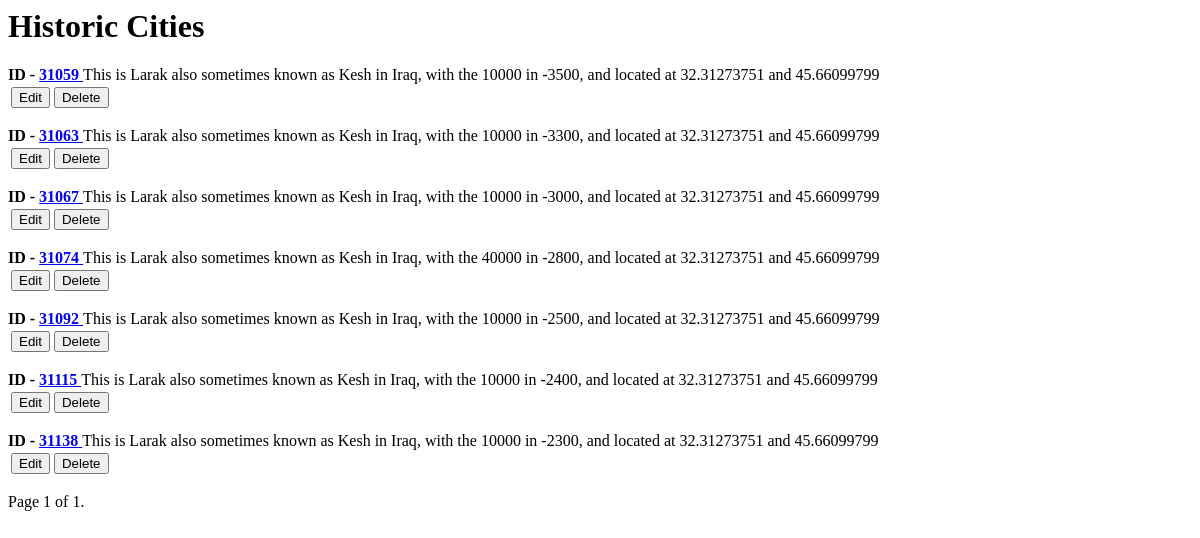
Page /cities/Larak on the earlier database version.
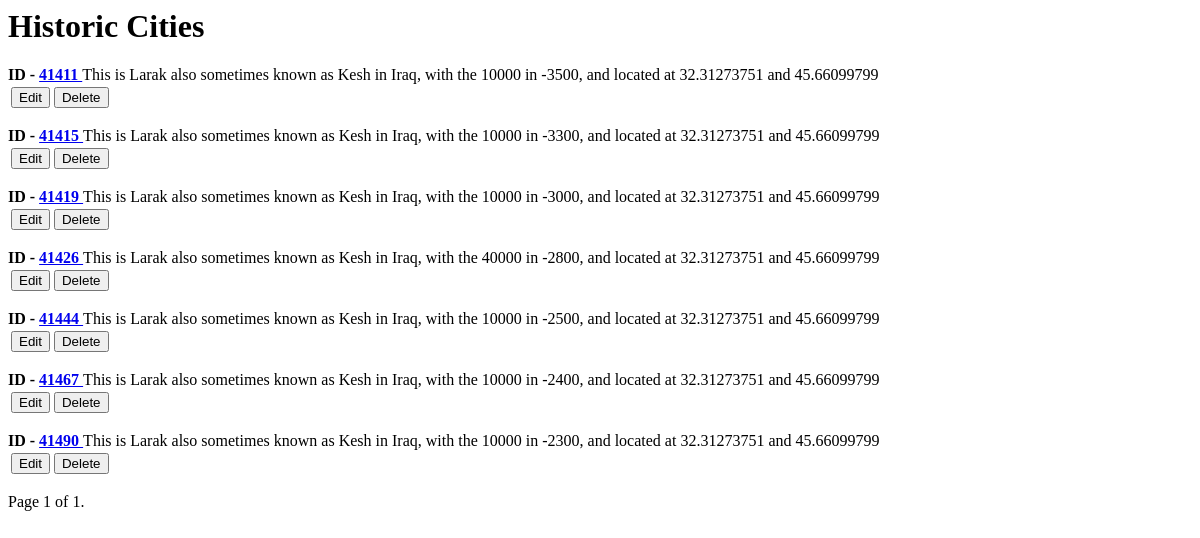
Same page on the later database version.
### cities/models.py (models this page shows, shortened)
class City(models.Model):
    id = models.BigAutoField(primary_key=True)
    city = models.TextField()
    otherName = models.TextField()
    country = models.TextField()
    latitude = models.FloatField()
    longitude = models.FloatField()
    year = models.IntegerField()
    pop = models.IntegerField()
    city_id = models.TextField()
    def city_by_name(city):
        city_list = City.objects.filter(city=city)
        return city_list

### cities/views.py (the view)
# urls.py: path('cities/<str:city>', views.city__by_name, name='cityname'),
def city__by_name(request, city):
        cities = City.city_by_name(city)
        paginator = Paginator(cities, 50) #show 50 cities per page
        page_number = request.GET.get('page')
        page_obj = paginator.get_page(page_number)
        return render(request, 'cities/city_list.html', {'page_obj': page_obj})

### cities/templates/cities/city_list.html (shortened to what this page needs)
<html>
    <head>
    </head>
    <body>
        <h1>
            Historic Cities
        </h1>
        {% for city in page_obj %}
        <p>
        <b>
            <a>
                ID -
            </a>
            <a href="{% url "cityname" city.city %}">
                {{city.id}}
            </a>
        </b>
        This is {{ city.city }} also sometimes known as {{ city.otherName }} in
        {{city.country}}, with the {{ city.pop }} in {{ city.year }}, and located at
        {{ city.latitude }} and {{ city.longitude }}
        <table>
            <td>
                <a href="{% url "city_edit" city.id %}">
                    <button>
                        Edit
                    </button>
                </a>
            </td>
            <td>
                <a href="{% url "city_delete" city.id %}">
                    <button>
                        Delete
                    </button>
                </a>
            </td>
        </table>
        </p>
        {% endfor %}
            Page {{ page_obj.number }} of {{ page_obj.paginator.num_pages }}.
    </body>
</html>

Differences in the rows shown:
removed City: id "31059", city "Larak", otherName "Kesh", country "Iraq", pop "10000", year "-3500", latitude "32.31273751", longitude "45.66099799"
removed City: id "31063", city "Larak", otherName "Kesh", country "Iraq", pop "10000", year "-3300", latitude "32.31273751", longitude "45.66099799"
removed City: id "31067", city "Larak", otherName "Kesh", country "Iraq", pop "10000", year "-3000", latitude "32.31273751", longitude "45.66099799"
removed City: id "31074", city "Larak", otherName "Kesh", country "Iraq", pop "40000", year "-2800", latitude "32.31273751", longitude "45.66099799"
removed City: id "31092", city "Larak", otherName "Kesh", country "Iraq", pop "10000", year "-2500", latitude "32.31273751", longitude "45.66099799"
removed City: id "31115", city "Larak", otherName "Kesh", country "Iraq", pop "10000", year "-2400", latitude "32.31273751", longitude "45.66099799"
removed City: id "31138", city "Larak", otherName "Kesh", country "Iraq", pop "10000", year "-2300", latitude "32.31273751", longitude "45.66099799"
added City: id "41411", city "Larak", otherName "Kesh", country "Iraq", pop "10000", year "-3500", latitude "32.31273751", longitude "45.66099799"
added City: id "41415", city "Larak", otherName "Kesh", country "Iraq", pop "10000", year "-3300", latitude "32.31273751", longitude "45.66099799"
added City: id "41419", city "Larak", otherName "Kesh", country "Iraq", pop "10000", year "-3000", latitude "32.31273751", longitude "45.66099799"
added City: id "41426", city "Larak", otherName "Kesh", country "Iraq", pop "40000", year "-2800", latitude "32.31273751", longitude "45.66099799"
added City: id "41444", city "Larak", otherName "Kesh", country "Iraq", pop "10000", year "-2500", latitude "32.31273751", longitude "45.66099799"
added City: id "41467", city "Larak", otherName "Kesh", country "Iraq", pop "10000", year "-2400", latitude "32.31273751", longitude "45.66099799"
added City: id "41490", city "Larak", otherName "Kesh", country "Iraq", pop "10000", year "-2300", latitude "32.31273751", longitude "45.66099799"
